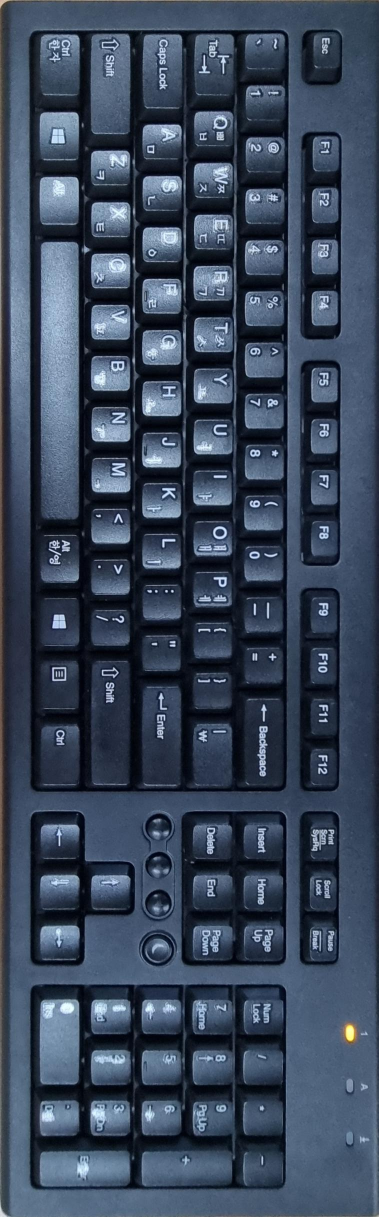
#> input picture hw5_img.jpg, 757 x 2434 px (shown at 1/2 size)
$ python hw5.py
#> lines starting #> are read from the running program, lines starting #| are printed output that depends on the picture; pictures that were not available may be replaced by others from this repository, and a replacement may not be noted
import numpy as np
import cv2
from matplotlib import pyplot as plt


cap = cv2.VideoCapture('hw5_1.mp4')
cv2.namedWindow("frame", cv2.WINDOW_NORMAL)
cv2.resizeWindow("frame", 540+670, 960)


MIN_MATCH_COUNT = 10
# Initiate SIFT detector
sift = cv2.SIFT_create()
# find the keypoints and descriptors with SIFT
img1 = cv2.imread('hw5_img.jpg',0) # queryImage
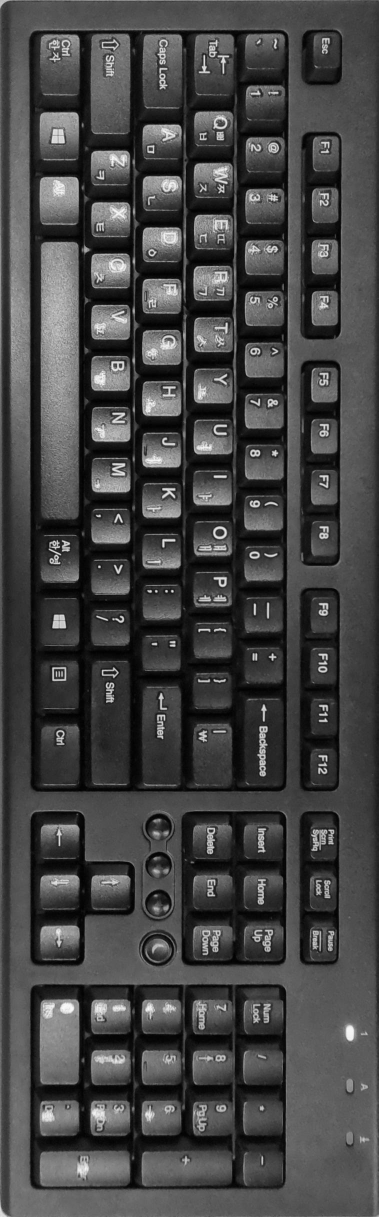
#> img1: shape (2434, 757) (shown at 1/2 size); min 0, max 255, mean 69
kp1, des1 = sift.detectAndCompute(img1,None)
#> kp1 = 9212 keypoints; strongest (x, y, size): (344, 1182, 3.4), (333, 1182, 3.4), (312, 1182, 3.3), (199, 1133, 3.3)


FLANN_INDEX_KDTREE = 0
index_params = dict(algorithm = FLANN_INDEX_KDTREE, trees = 5)
search_params = dict(checks = 50)
flann = cv2.FlannBasedMatcher(index_params, search_params)


while(cap.isOpened()):
    ret, frame = cap.read()
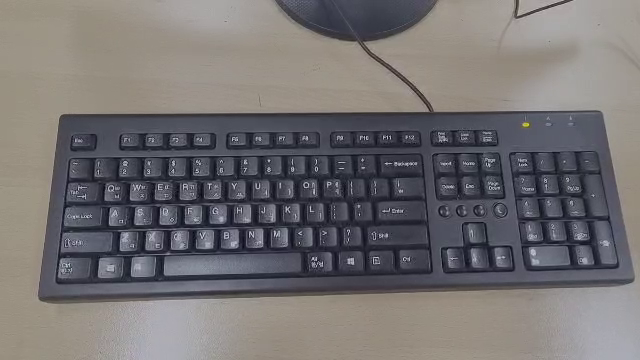
#> input picture frame 15 of hw5 [F3BA024].mp4, 640 x 360 px, given in place of hw5_1.mp4, which was not available
#> frame is the input picture: shape (360, 640, 3); mean B, G, R 113.5, 112.6, 115.7
    if ret == True:
        img2 = cv2.cvtColor(frame, cv2.COLOR_BGR2GRAY)
        kp2, des2 = sift.detectAndCompute(img2, None)
#> kp2 = 773 keypoints; strongest (x, y, size): (306, 185, 1.9), (387, 235, 2.1), (407, 164, 2), (416, 163, 2)
        matches = flann.knnMatch(des1,des2,k=2)
#> matches = 9212 matches
        good = []
        for m,n in matches:
            if m.distance < 0.5*n.distance:
                good.append(m)
#> after the loop, good = 80 matches

        if len(good)>MIN_MATCH_COUNT:
            src_pts = np.float32([ kp1[m.queryIdx].pt for m in good ]).reshape(-1,1,2)
#> src_pts = 80 rows, first 8: [24.34, 806.2], [54.98, 273.1], [56.21, 789.4], [56.48, 2132.2], [56.98, 2024.2], [57.39, 2062.6], [69.34, 2364.5], [69.34, 2364.5]
            dst_pts = np.float32([ kp2[m.trainIdx].pt for m in good ]).reshape(-1,1,2)
#> dst_pts = 80 rows, first 8: [150.4, 303.1], [150.4, 303.1], [150.4, 303.1], [150.4, 303.1], [150.4, 303.1], [150.4, 303.1], [616.1, 266], [616.1, 266]
            M, mask = cv2.findHomography(src_pts, dst_pts, cv2.RANSAC, 5.0)
#> M = [[0.0374, 0.261, 37.91], [-0.225, 2.71e-05, 300.2], [0.000138, 2.48e-05, 1]]; mask = 80 values, max 1 at index 6, min 0 at index 0, mean 0.812
            matchesMask = mask.ravel().tolist()
#> matchesMask has the same summary as mask
            h,w = img1.shape
#> h = 2434; w = 757
            pts = np.float32([ [0,0],[0,h-1],[w-1,h-1],[w-1,0] ]).reshape(-1,1,2)
            dst = cv2.perspectiveTransform(pts,M)
#> dst = [[37.91, 300.2], [635.3, 283.2], [602.5, 111.5], [59.94, 117.6]]
            img2 = cv2.polylines(img2,[np.int32(dst)],True,255,3, cv2.LINE_AA)
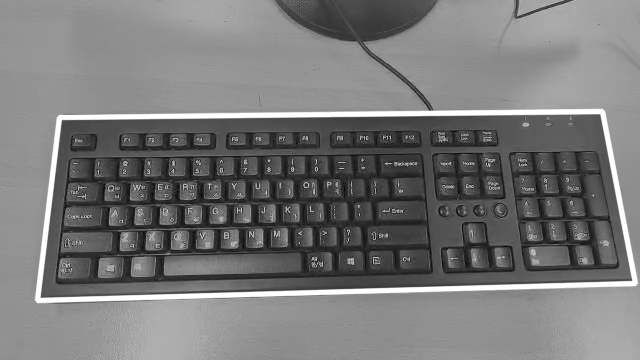
#> img2: shape (360, 640); min 4, max 255, mean 119.4
        else:
            print("Not enough matches are found - %d/%d" % (len(good),MIN_MATCH_COUNT))
            matchesMask = None

        draw_params = dict(matchColor = (0,255,0), singlePointColor = None, matchesMask = matchesMask, flags = 2)
#> draw_params = 4 items
        img3 = cv2.drawMatches(img1,kp1,img2,kp2,good,None,**draw_params)
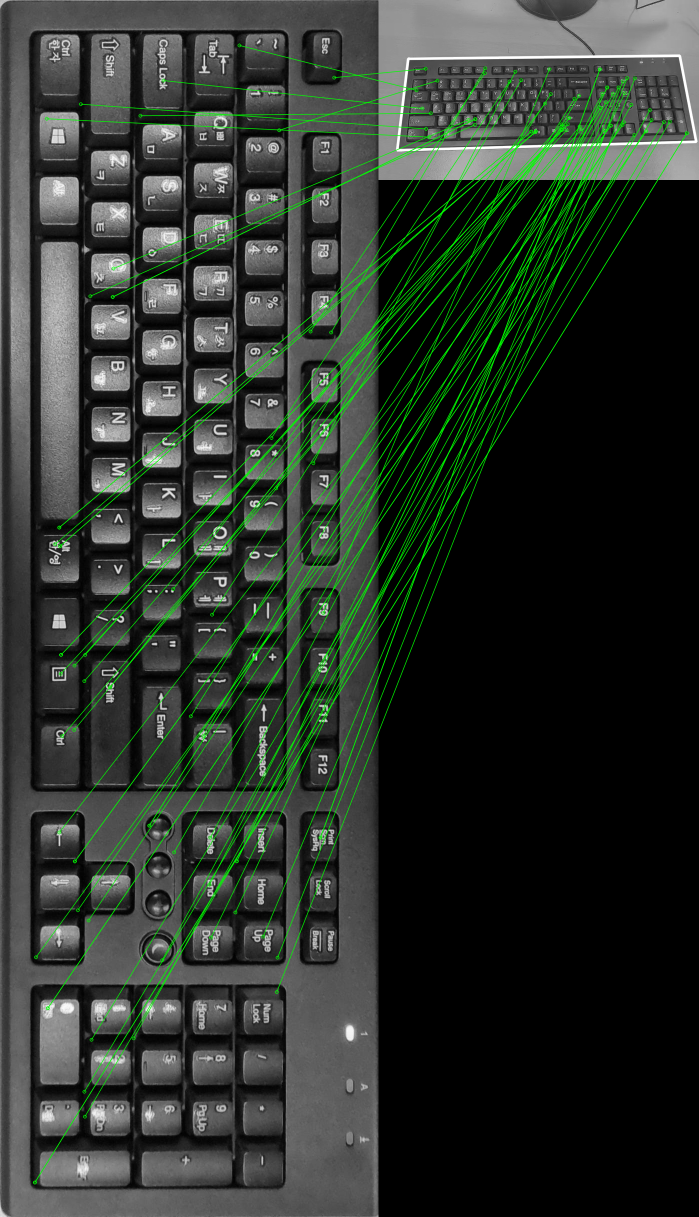
#> img3: shape (2434, 1397, 3) (shown at 1/2 size); mean of channels 0, 1, 2 44.1, 51.8, 44.1; drawn as B, G, R
        cv2.imshow('frame', img3)
    else:
        break
    if cv2.waitKey(1) & 0xFF == ord('q'):
#> (key q is pressed here)
        break
cap.release()
cv2.destroyAllWindows()
